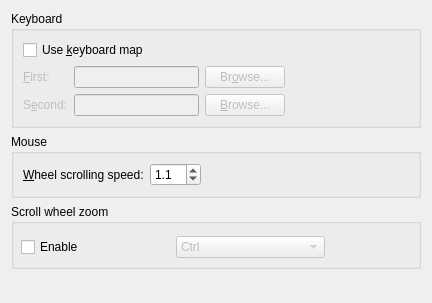
<ui version="4.0">
 <class>PrefInputUi</class>
 <widget class="QWidget" name="PrefInputUi">
  <property name="geometry">
   <rect>
    <x>0</x>
    <y>0</y>
    <width>432</width>
    <height>303</height>
   </rect>
  </property>
  <property name="windowTitle">
   <string/>
  </property>
  <layout class="QVBoxLayout" name="verticalLayout">
   <item>
    <widget class="QGroupBox" name="keyboardGB">
     <property name="title">
      <string>Keyboard</string>
     </property>
     <property name="alignment">
      <set>Qt::AlignLeading|Qt::AlignLeft|Qt::AlignTop</set>
     </property>
     <property name="flat">
      <bool>true</bool>
     </property>
     <layout class="QGridLayout" name="gridLayout">
      <item row="0" column="0" colspan="2">
       <widget class="QCheckBox" name="keymapCB">
        <property name="text">
         <string>Use &amp;keyboard map</string>
        </property>
        <property name="checked">
         <bool>false</bool>
        </property>
       </widget>
      </item>
      <item row="1" column="0">
       <widget class="QLabel" name="firstKeymapLA">
        <property name="enabled">
         <bool>false</bool>
        </property>
        <property name="text">
         <string>&amp;First:</string>
        </property>
        <property name="buddy">
         <cstring>firstKeymapED</cstring>
        </property>
       </widget>
      </item>
      <item row="1" column="1">
       <widget class="QLineEdit" name="firstKeymapED">
        <property name="enabled">
         <bool>false</bool>
        </property>
       </widget>
      </item>
      <item row="1" column="2">
       <widget class="QPushButton" name="firstKeymapPB">
        <property name="enabled">
         <bool>false</bool>
        </property>
        <property name="text">
         <string>Br&amp;owse...</string>
        </property>
        <property name="autoDefault">
         <bool>false</bool>
        </property>
       </widget>
      </item>
      <item row="1" column="3" rowspan="2">
       <spacer name="horizontalSpacer">
        <property name="orientation">
         <enum>Qt::Horizontal</enum>
        </property>
        <property name="sizeHint" stdset="0">
         <size>
          <width>120</width>
          <height>20</height>
         </size>
        </property>
       </spacer>
      </item>
      <item row="2" column="0">
       <widget class="QLabel" name="secondKeymapLA">
        <property name="enabled">
         <bool>false</bool>
        </property>
        <property name="text">
         <string>S&amp;econd:</string>
        </property>
        <property name="buddy">
         <cstring>secondKeymapED</cstring>
        </property>
       </widget>
      </item>
      <item row="2" column="1">
       <widget class="QLineEdit" name="secondKeymapED">
        <property name="enabled">
         <bool>false</bool>
        </property>
       </widget>
      </item>
      <item row="2" column="2">
       <widget class="QPushButton" name="secondKeymapPB">
        <property name="enabled">
         <bool>false</bool>
        </property>
        <property name="text">
         <string>&amp;Browse...</string>
        </property>
        <property name="autoDefault">
         <bool>false</bool>
        </property>
       </widget>
      </item>
     </layout>
    </widget>
   </item>
   <item>
    <widget class="QGroupBox" name="mouseGB">
     <property name="title">
      <string>Mouse</string>
     </property>
     <property name="alignment">
      <set>Qt::AlignLeading|Qt::AlignLeft|Qt::AlignTop</set>
     </property>
     <property name="flat">
      <bool>true</bool>
     </property>
     <layout class="QHBoxLayout" name="horizontalLayout">
      <item>
       <widget class="QLabel" name="scrollingSpeedLA">
        <property name="text">
         <string>&amp;Wheel scrolling speed:</string>
        </property>
        <property name="buddy">
         <cstring>mouseWheelSpeedSB</cstring>
        </property>
       </widget>
      </item>
      <item>
       <widget class="QDoubleSpinBox" name="mouseWheelSpeedSB">
        <property name="toolTip">
         <string>1.0 is the standard scrolling speed with the mouse wheel. Higher values will speed it up, low values slow it down.</string>
        </property>
        <property name="decimals">
         <number>1</number>
        </property>
        <property name="minimum">
         <double>0.100000000000000</double>
        </property>
        <property name="maximum">
         <double>10.000000000000000</double>
        </property>
        <property name="singleStep">
         <double>0.100000000000000</double>
        </property>
        <property name="value">
         <double>1.100000000000000</double>
        </property>
       </widget>
      </item>
      <item>
       <spacer>
        <property name="orientation">
         <enum>Qt::Horizontal</enum>
        </property>
        <property name="sizeHint" stdset="0">
         <size>
          <width>40</width>
          <height>20</height>
         </size>
        </property>
       </spacer>
      </item>
     </layout>
    </widget>
   </item>
   <item>
    <widget class="QGroupBox" name="scrollzoomGB">
     <property name="minimumSize">
      <size>
       <width>0</width>
       <height>65</height>
      </size>
     </property>
     <property name="title">
      <string>Scroll wheel zoom</string>
     </property>
     <property name="flat">
      <bool>true</bool>
     </property>
     <property name="alignment">
      <set>Qt::AlignLeading|Qt::AlignLeft|Qt::AlignTop</set>
     </property>
     <widget class="QWidget" name="">
      <property name="geometry">
       <rect>
        <x>10</x>
        <y>30</y>
        <width>304</width>
        <height>27</height>
       </rect>
      </property>
      <layout class="QHBoxLayout" name="horizontalLayout_2">
       <property name="spacing">
        <number>5</number>
       </property>
       <property name="sizeConstraint">
        <enum>QLayout::SetNoConstraint</enum>
       </property>
       <item>
        <widget class="QCheckBox" name="scrollzoomEnableCB">
         <property name="minimumSize">
          <size>
           <width>150</width>
           <height>0</height>
          </size>
         </property>
         <property name="text">
          <string>Enable</string>
         </property>
        </widget>
       </item>
       <item>
        <widget class="QComboBox" name="scrollzoomValueCO">
         <property name="enabled">
          <bool>false</bool>
         </property>
         <property name="editable">
          <bool>false</bool>
         </property>
         <item>
          <property name="text">
           <string>Ctrl</string>
          </property>
         </item>
         <item>
          <property name="text">
           <string>Shift</string>
          </property>
         </item>
         <item>
          <property name="text">
           <string>Alt</string>
          </property>
         </item>
        </widget>
       </item>
      </layout>
     </widget>
    </widget>
   </item>
   <item>
    <spacer>
     <property name="orientation">
      <enum>Qt::Vertical</enum>
     </property>
     <property name="sizeType">
      <enum>QSizePolicy::Expanding</enum>
     </property>
     <property name="sizeHint" stdset="0">
      <size>
       <width>408</width>
       <height>16</height>
      </size>
     </property>
    </spacer>
   </item>
  </layout>
 </widget>
 <tabstops>
  <tabstop>keymapCB</tabstop>
  <tabstop>firstKeymapED</tabstop>
  <tabstop>firstKeymapPB</tabstop>
  <tabstop>secondKeymapED</tabstop>
  <tabstop>secondKeymapPB</tabstop>
  <tabstop>mouseWheelSpeedSB</tabstop>
 </tabstops>
 <includes>
  <include location="local">qt_i18n.h</include>
 </includes>
 <resources/>
 <connections/>
</ui>
